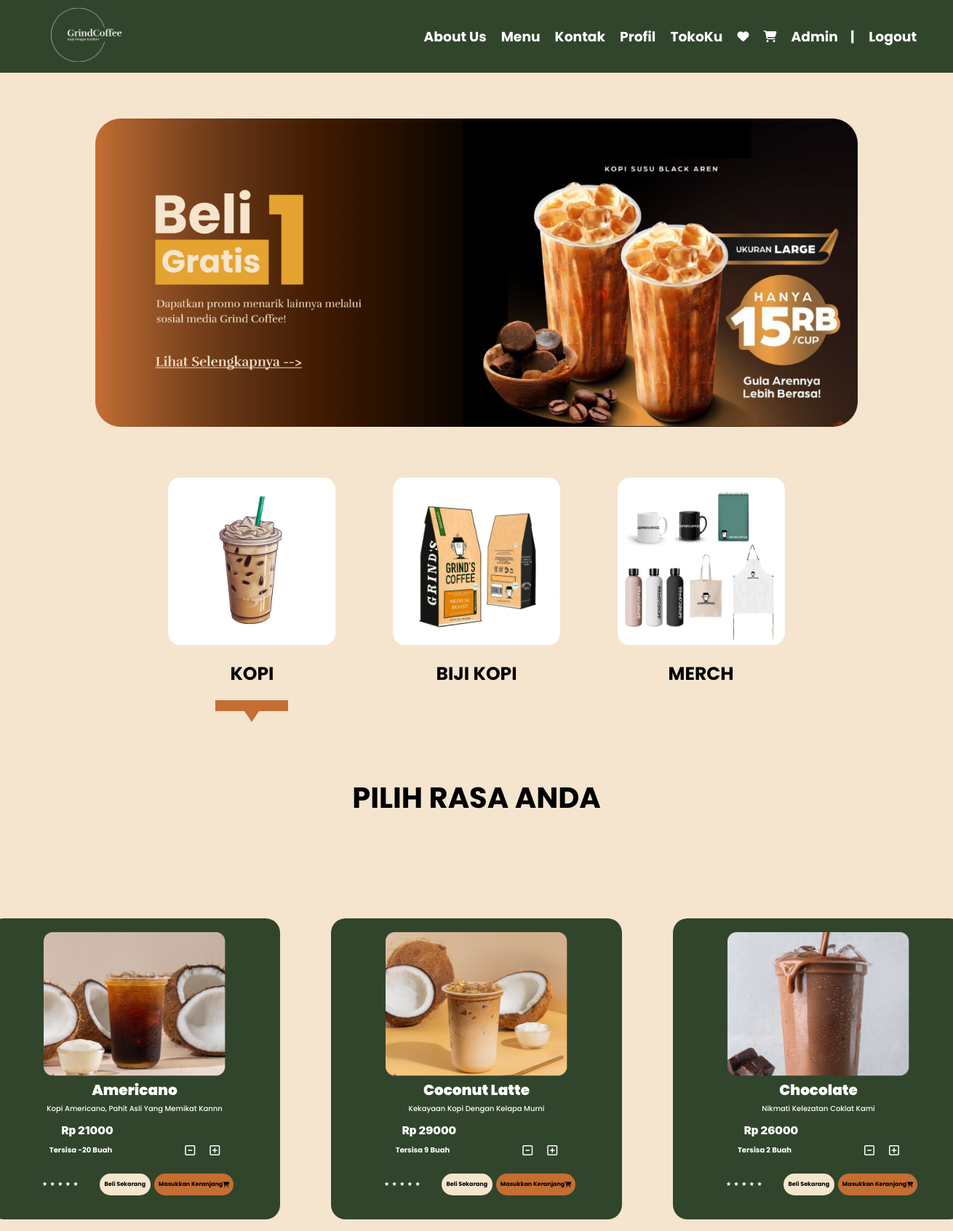
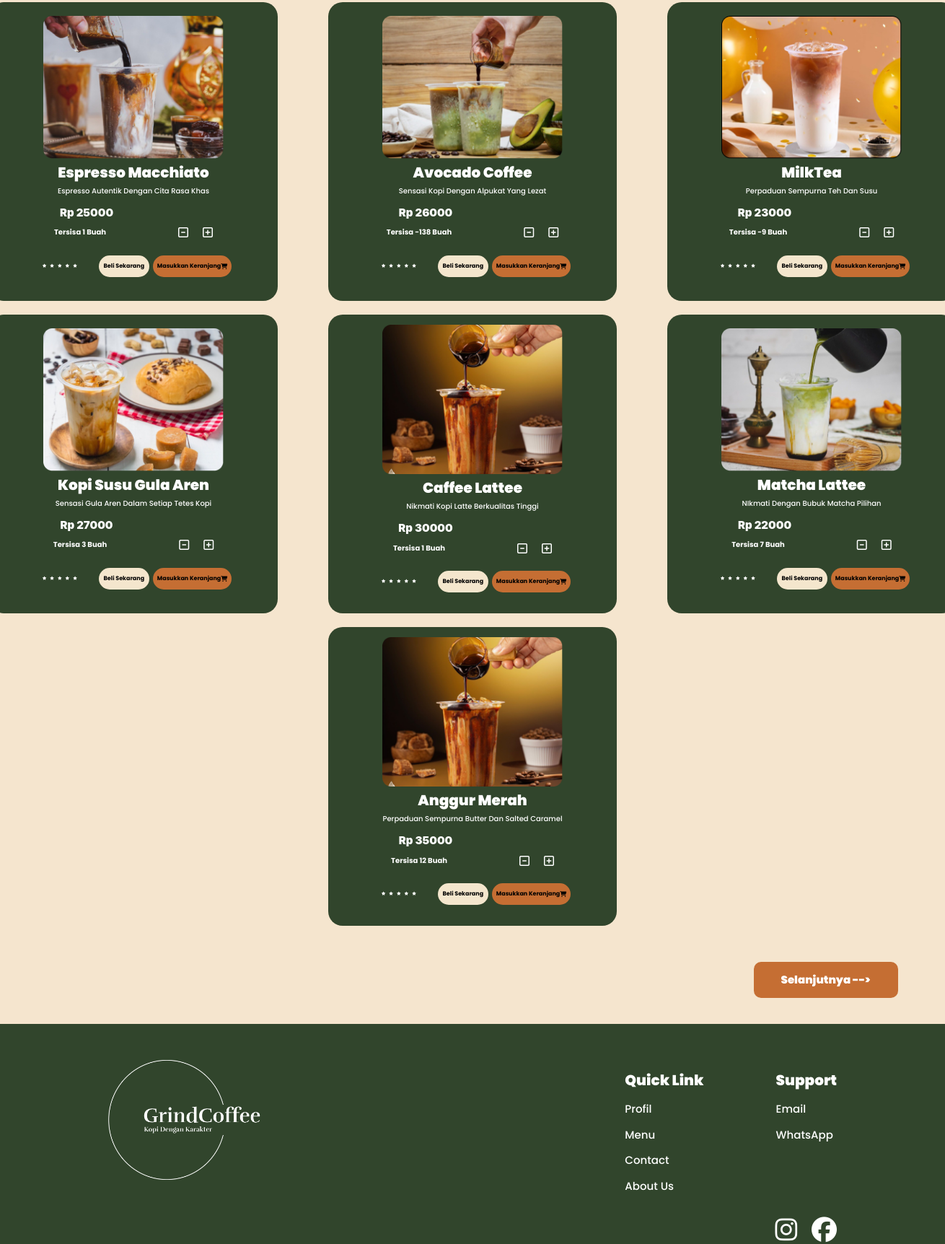
/menukopi.php (signed in, upper part), run on the app's committed database (2 pictures, top to bottom).
### tables this page shows
CREATE TABLE `users` (
  `id` int(10) NOT NULL,
  `first_name` varchar(255) NOT NULL,
  `last_name` varchar(255) NOT NULL,
  `email` varchar(255) NOT NULL,
  `no_telp` varchar(20) NOT NULL,
  `birth_date` date NOT NULL,
  `alamat` text DEFAULT NULL,
  `password` varchar(255) NOT NULL,
  `is_admin` int(10) NOT NULL
);

CREATE TABLE `produk_kopi` (
  `id` int(30) NOT NULL,
  `nama` varchar(255) NOT NULL,
  `harga` decimal(10,0) NOT NULL,
  `stok` int(200) NOT NULL,
  `deskripsi` text NOT NULL,
  `slogan` varchar(255) NOT NULL,
  `image` varchar(255) NOT NULL,
  `jenis_produk` char(11) NOT NULL
);

### menukopi.php (the view, shortened to what this page needs)
<?php
include 'templates/header.php';
?>
    <div class="posisibannertengah">
      <div class="bannertengah">
        <img src="images/image 138.png" alt="" />
      </div>
    </div>
    <div class="pilihankategori">
      <div class="product1">
        <a href="menukopi.php">
          <div class="productbg">
            <img src="images/Rectangle 7.png" alt="" />
          </div>
        </a>
        <h1>KOPI</h1>
        <div class="rectanglemenu"></div>
        <div class="triangledown"></div>
      </div>
      <div class="product1">
        <a href="menubijikopi.php">
          <div class="productbg">
            <img src="images/Rectangle 7 (1).png" alt="" />
          </div>
        </a>
        <h1>BIJI KOPI</h1>
        <div class="rectanglemenu1"></div>
        <div class="triangledown1"></div>
      </div>
      <div class="product1">
        <a href="menumerch.php">
          <div class="productbg">
            <img src="images/Rectangle 7 (2).png" alt="" />
          </div>
        </a>
        <h1>MERCH</h1>
        <div class="rectanglemenu1"></div>
        <div class="triangledown1"></div>
      </div>
    </div>
    <div class="pilihanitem">
      <h5>PILIH RASA ANDA</h5>
      <div class="itemproducts">
      <?php
       include 'database/koneksi.php';
       $query = mysqli_query($koneksi, "SELECT * FROM produk_kopi WHERE jenis_produk='minuman'");
       while($data = mysqli_fetch_assoc($query)){
       ?>
        <div class="box">
          <div style="overflow:hidden">
            <img  src="images/<?php echo $data["image"]?>" alt="" />
          </div>
          <h1><?php echo $data['nama'];?></h1>
          <h5><?php echo $data['slogan'];?></h5>
          <h2 style="text-align: center">Rp <?php echo $data['harga'];?></h2>
          <div class="tersisa">
            <h6>Tersisa <?php echo $data['stok'];?> buah</h6>
            <i class="fa-regular fa-square-minus"></i>
            <i class="fa-regular fa-square-plus"></i>
          </div>
          <div class="posisirating">
            <div class="rating">
              <i class="fa-solid fa-star"></i>
              <i class="fa-solid fa-star"></i>
              <i class="fa-solid fa-star"></i>
              <i class="fa-solid fa-star"></i>
              <i class="fa-solid fa-star"></i>
            </div>
            <div class="btnbeli">
              <a href='product_detail.php?id=<?php echo $data['id']?>'
                ><button class="btnbelis"><h3>Beli Sekarang</h3></button></a
              >
              <button class="btnkeranjang">
                <h3>Masukkan Keranjang</h3>
                <i class="fa-solid fa-cart-shopping"></i>
              </button>
            </div>
          </div>
        </div>
        <?php
       }
      ?>
      </div>
      <div class="posisiselanjutnya">
        <button>Selanjutnya --></button>
      </div>
    </div>
    <br />
    <br />
<?php
include 'templates/footer.php';
?>

### templates/header.php (shortened to what this page needs)
<?php
if (!isset($_SESSION['email'])){
  $buttonLogoutStyle = 'display:none';
} else {
  $buttonLogoutStyle = '';
}
$email = $_SESSION['email'];
include 'database/koneksi.php';
$query = mysqli_query($koneksi, "SELECT * FROM users WHERE email='$email'");
$profil = mysqli_fetch_assoc($query);
?>
<!DOCTYPE html>
<html lang="en">
  <head>
    <link rel="stylesheet" href="assets/style.css" />
  </head>
  <body>
    <nav>
      <div class="posisilogo">
        <a href="index.php"
          ><img
            src="images/grindcoffee-high-resolution-logo-white-on-transparent-background.png"
            alt=""
            class="gambarlogo"
          />
        </a>
      </div>
      <div class="textheader">
        <a href="aboutus.php"><h3>About Us</h3></a>
        <a href="menukopi.php"><h3>Menu</h3></a>
        <a href="contactus.php"><h3>Kontak</h3></a>
        <a href="profil.php"><h3>Profil</h3></a>
        <a href="tokoku.php" style="<?php echo $buttonTokokuStyle; ?>"><h3>TokoKu</h3></a>
        <a href="wishlist_produk.php"><i class="fa-solid fa-heart" style="color: white"></i></a>
        <a href="keranjang.php"
          ><i class="fa-solid fa-cart-shopping" style="color: white"></i
        ></a>
        <a href="profil.php"><h3><?php echo $profil["first_name"];?><span style="margin-left:17px">|</span></h3></a>
        <a href="#" style="<?php echo $buttonLogoutStyle;?>" onclick="logout()" ><h3>Logout </h3></a>
      </div>
    </nav>

### assets/style.css (style rules this page uses)
html, body, div { margin: 0; padding: 0; border: 0; font-size: 100%; font: inherit; vertical-align: baseline; }
body { width: 100%; height: auto; background-color: #f5e5ce; }
nav { display: flex; align-items: center; justify-content: space-between; background-color: #31452c; height: 100px; width: auto; }
.posisilogo { margin-left: 70px; }
.gambarlogo { width: 120px; height: auto; }
.textheader { display: flex; font-family: "Poppins", sans-serif; align-items: center; gap: 20px; margin-right: 50px; color: white; }
.textheader a { text-decoration: none; color: inherit; }
.productbg { border-radius: 20px; }
.productbg img { width: 230px; height: 230px; }
.product1 { display: flex; justify-content: center; align-items: center; flex-direction: column; }
.product1 h1 { font-size: 20px; }
.bannertengah { display: flex; justify-content: center; width: 80%; }
.bannertengah img { width: 100%; }
.posisibannertengah { display: flex; justify-content: center; align-items: center; height: 550px; }
.pilihankategori { display: flex; justify-content: center; align-items: center; height: 350px; gap: 6%; }
.pilihankategori .product1 h1 { font-family: "Poppins", sans-serif; font-size: 25px; }
.rectanglemenu { width: 100px; height: 15px; background-color: #c56e33; }
.triangledown { width: 0; height: 0; border-left: 10px solid transparent; border-right: 10px solid transparent; border-top: 15px solid #c56e33; }
.rectanglemenu1 { width: 100px; height: 15px; background-color: #f4e6cd; }
.triangledown1 { width: 0; height: 0; border-left: 10px solid transparent; border-right: 10px solid transparent; border-top: 15px solid #f4e6cd; }
.pilihanitem { display: flex; align-items: center; flex-direction: column; gap: 50px; }
.pilihanitem h5 { font-family: "Poppins", sans-serif; font-size: 40px; }
.itemproducts { display: flex; justify-content: center; gap: 5%; flex-wrap: wrap; width: 1400px; }
.itemproducts .box { text-transform: capitalize; display: flex; flex-direction: column; justify-content: center; align-items: center; width: 400px; height: 400px; background-color: #31452c; border-radius: 20px; margin-top: 19px; padding-bottom: 14px; }
.itemproducts .box img { width: 250px; }
.itemproducts .box h1 { font-family: "Poppins", sans-serif; font-size: 20px; font-weight: 900; color: white; margin-top: 0px; }
.itemproducts .box h5 { font-family: "Poppins", sans-serif; font-size: 10px; font-weight: 500; margin-top: -10px; color: white; text-align: center; width: 80%; }
.itemproducts .box h2 { font-family: "Inter", sans-serif; font-size: 15px; font-weight: 900; margin-top: -5px; margin-right: 130px; color: white; }
.tersisa { margin-top: -25px; display: flex; align-items: center; justify-content: space-between; gap: 20px; }
.tersisa h6 { font-family: "Poppins", sans-serif; font-size: 10px; color: white; margin-right: 80px; }
.tersisa i { color: white; }
.posisirating { display: flex; align-items: center; }
.rating { display: flex; align-items: center; color: white; gap: 5px; font-size: 5px; margin-left: 10px; }
.btnbeli { display: flex; margin-left: 30px; gap: 5px; }
.btnbeli .btnbelis { width: 70px; border: none; border-radius: 20px; background-color: #f4e6cd; }
.btnbeli h3 { font-family: "Poppins", sans-serif; font-size: 8px; }
.btnkeranjang { font-family: "Poppins", sans-serif; font-size: 8px; display: flex; flex-direction: row; align-items: center; border-radius: 20px; border: none; background-color: #c56e33; }
.posisiselanjutnya { text-align: right; width: 90%; }
.posisiselanjutnya button { font-family: "Poppins", sans-serif; background-color: #c56e33; border: none; border-radius: 10px; font-size: 15px; font-weight: 900; width: 200px; height: 50px; color: white; }

### data on the page
users: first_name "Admin"
produk_kopi: image (picture), nama "Americano", slogan "Kopi Americano, Pahit Asli Yang Memikat Kannn", harga "21000", stok "-20"
produk_kopi: image (picture), nama "Coconut Latte", slogan "Kekayaan Kopi Dengan Kelapa Murni", harga "29000", stok "9"
produk_kopi: image (picture), nama "Chocolate", slogan "Nikmati Kelezatan Coklat Kami", harga "26000", stok "2"
produk_kopi: image (picture), nama "Espresso Macchiato", slogan "Espresso Autentik Dengan Cita Rasa Khas", harga "25000", stok "1"
produk_kopi: image (picture), nama "Avocado Coffee", slogan "Sensasi Kopi Dengan Alpukat Yang Lezat", harga "26000", stok "-138"
produk_kopi: image (picture), nama "MilkTea", slogan "Perpaduan Sempurna Teh Dan Susu", harga "23000", stok "-9"
produk_kopi: image (picture), nama "Kopi Susu Gula Aren", slogan "Sensasi Gula Aren Dalam Setiap Tetes Kopi", harga "27000", stok "3"
produk_kopi: image (picture), nama "Caffee Lattee", slogan "Nikmati Kopi Latte Berkualitas Tinggi", harga "30000", stok "1"
produk_kopi: image (picture), nama "Matcha Lattee", slogan "NIkmati Dengan Bubuk Matcha Pilihan", harga "22000", stok "7"
produk_kopi: image (picture), nama "Anggur Merah", slogan "Perpaduan Sempurna Butter Dan Salted Caramel", harga "35000", stok "12"
